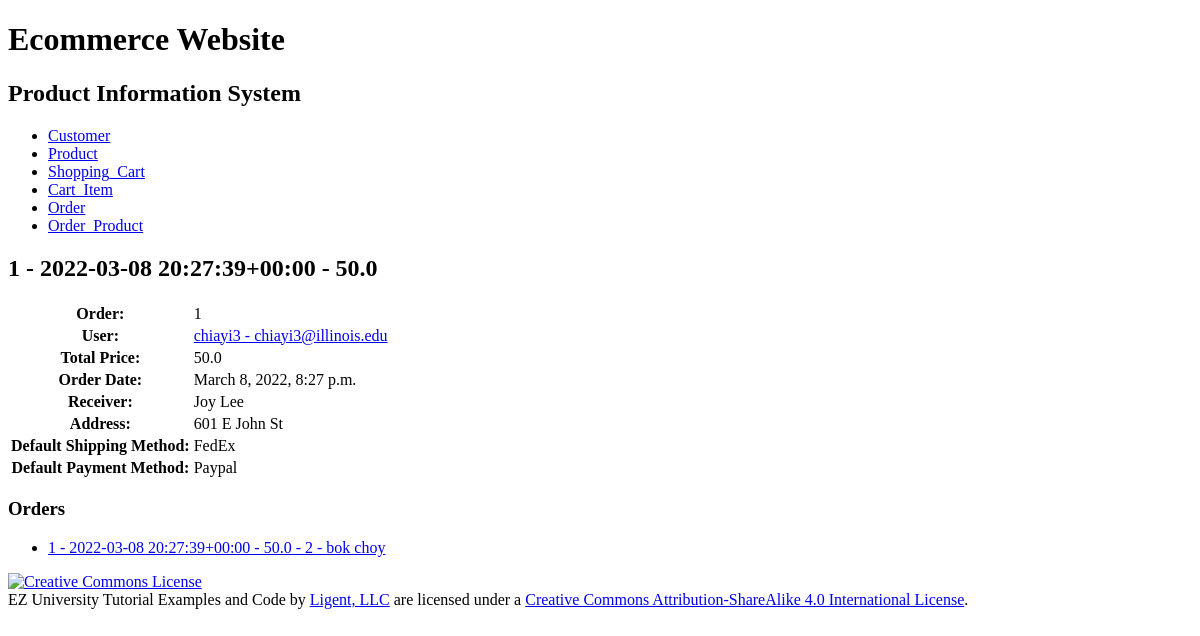
/order/1/, run on an earlier commit of the app's database.
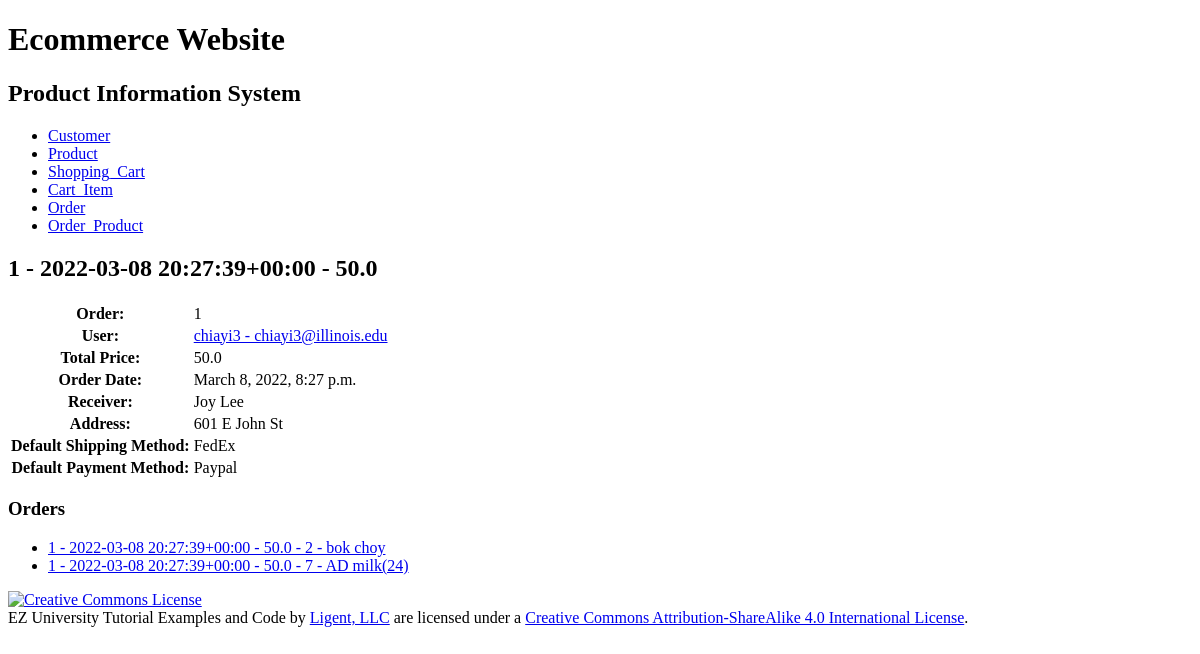
And on a later commit of the database.
### productinfo/models.py (models this page shows, shortened)
class Order_Product(models.Model):
	oitem_id = models.AutoField(primary_key=True)
	price = models.FloatField()
	quantity = models.IntegerField()
	order_id = models.ForeignKey(Order, related_name='order_products', on_delete=models.PROTECT)
	product_id = models.ForeignKey(Product, related_name='order_products', on_delete=models.PROTECT)
	def __str__(self):
		return f'{self.order_id} - {self.product_id}'
	def get_absolute_url(self):
		return reverse('productinfo_orderproduct_detail_urlpattern',
					   kwargs={'pk':self.pk}
					   )
	class Meta:
		ordering = ['order_id']
		constraints = [
			UniqueConstraint(fields=['oitem_id', 'order_id', 'product_id'], name='unique_orderproduct')
		]

class Order(models.Model):
	order_id = models.AutoField(primary_key=True)
	total_price = models.FloatField()
	order_date = models.DateTimeField()
	receiver = models.CharField(max_length=45)
	address = models.CharField(max_length=225)
	sm_id = models.ForeignKey(Shipping_Method, related_name='orders', on_delete=models.PROTECT)
	pm_id = models.ForeignKey(Payment_Method, related_name='orders', on_delete=models.PROTECT)
	customer_id = models.ForeignKey(Customer, related_name='orders', on_delete=models.PROTECT)
	def __str__(self):
		return f'{self.order_id} - {self.order_date} - {self.total_price}'
	class Meta:
		ordering = ['order_date', 'order_id']
		constraints = [
			UniqueConstraint(fields=['order_id'], name='unique_order')
		]

class Product(models.Model):
	product_id = models.AutoField(primary_key=True)
	product_name = models.CharField(max_length=225, unique=True)
	product_price = models.FloatField()
	stock_num = models.IntegerField()
	category_id = models.ForeignKey(Category, related_name='products', on_delete=models.PROTECT)
	def __str__(self):
		return f'{self.product_id} - {self.product_name}'
	class Meta:
		ordering = ['product_id']
		constraints = [
			UniqueConstraint(fields=['product_name'], name='unique_product')
		]

### productinfo/views.py (the view)
class OrderDetail(View):
	def get(self, request, pk):
		order = get_object_or_404(
			Order,
			pk=pk
		)
		customer_id = order.customer_id
		shipping_method = order.sm_id
		payment_method = order.pm_id
		product_list = order.order_products.all()
		return render(
			request,
			'productinfo/order_detail.html',
			{'order': order,
			 'customer_id': customer_id ,
			 'shipping_method': shipping_method,
			 'payment_method': payment_method,
			 'product_list':product_list }
		)

### productinfo/models.py (called while the page is built)
	def __str__(self):
		return f'{self.sm_name}'

	def __str__(self):
		return f'{self.pm_name}'

	def __str__(self):
		return f'{self.username} - {self.email}'

	def get_absolute_url(self):
		return reverse('productinfo_customer_detail_urlpattern',
					   kwargs={'pk':self.pk}
					   )

### productinfo/templates/productinfo/order_detail.html (shortened to what this page needs)
{% extends 'productinfo/base.html' %}
{% block content %}
    <h2>{{ order }}</h2>
    <section>
        <table>
            <tr>
                <th>Order:</th>
                <td>{{ order.order_id }}</td>
            </tr>
            <tr>
                <th>User:</th>
                <td><a href="{{ customer_id.get_absolute_url}}">{{ customer_id }}</a></td>
            </tr>
            <tr>
                <th>Total Price:</th>
                <td>{{ order.total_price }}</td>
            </tr>
            <tr>
                <th>Order Date:</th>
                <td>{{ order.order_date }}</td>
            </tr>
            <tr>
                <th>Receiver:</th>
                <td>{{ order.receiver }}</td>
            </tr>
            <tr>
                <th>Address:</th>
                <td>{{ order.address }}</td>
            </tr>
            <tr>
                <th>Default Shipping Method:</th>
                <td>{{ shipping_method }}</td>
            </tr>
            <tr>
                <th>Default Payment Method:</th>
                <td>{{ payment_method }}</td>
            </tr>
        </table>
    </section>
    <section>
        <h3>Orders</h3>
        <ul>
            {% for product in product_list %}
                <li>
                    <a href="{{ product.get_absolute_url}}">{{ product }}</a>
                </li>
            {% empty %}
                <li><em>There are currently no orders.</em></li>
            {% endfor %}
        </ul>
    </section>
{% endblock %}

What changed in the data, as far as the page shows it:
added Order_Product: order_id+product_id "1 - 2022-03-08 20:27:39+00:00 - 50.0 - 7 - AD milk(24)"
